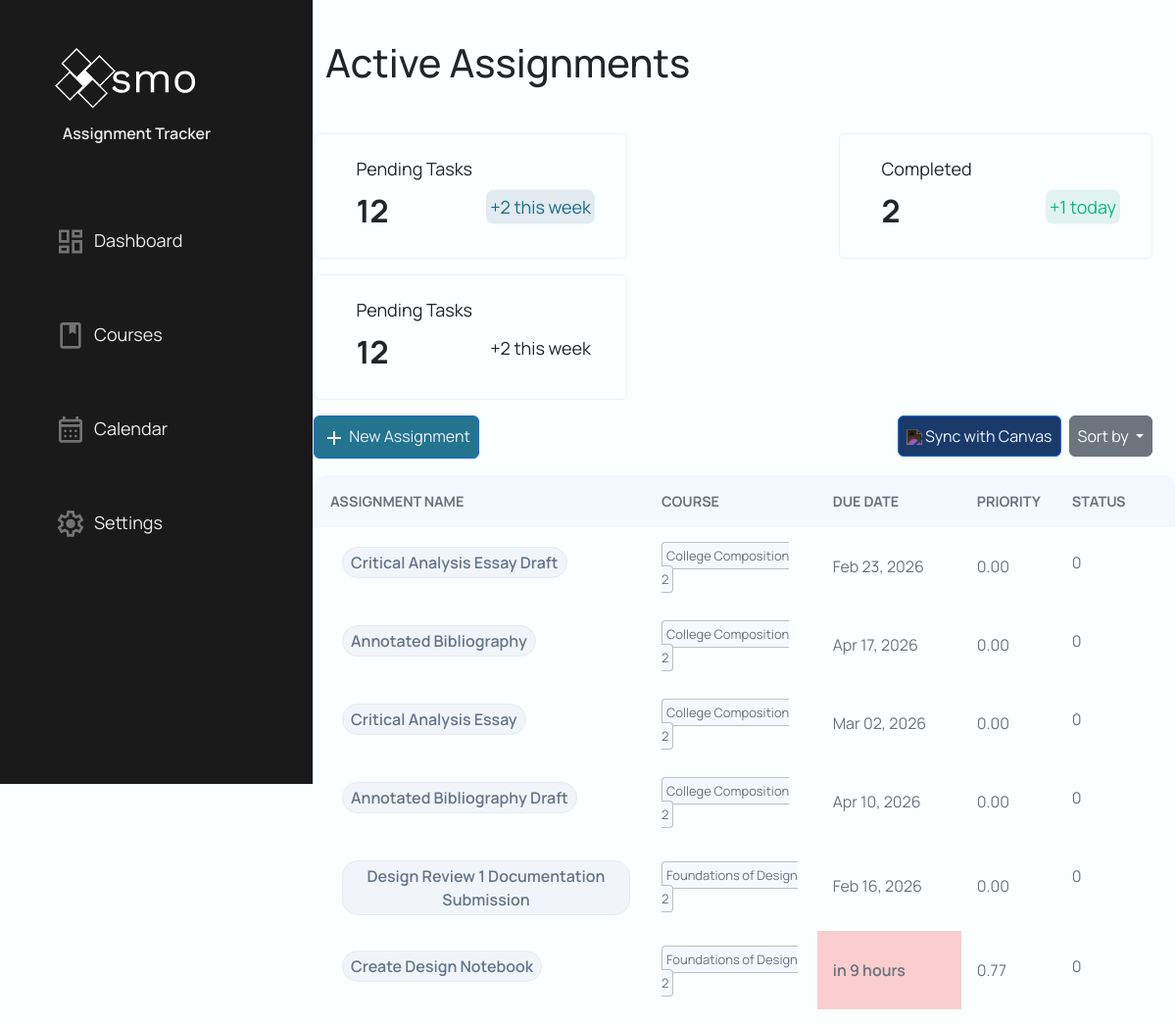
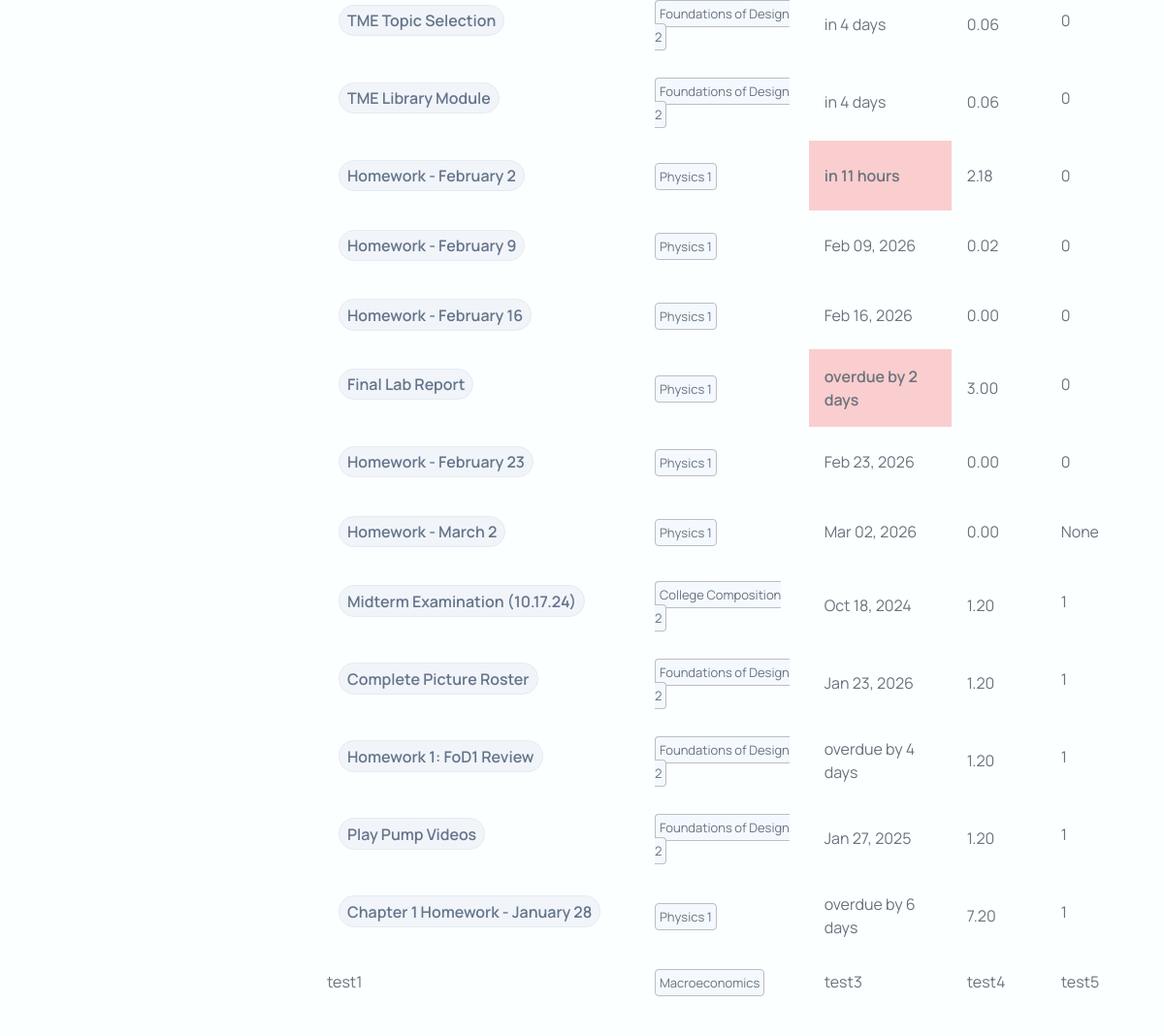
Screenshot of /dashboard/?sort=course (signed in) with the database file from the repository (2 pictures, top to bottom).
### models/assignment.py (models this page shows, shortened)
class Assignment(db.Model):
    __tablename__ = "assignments"
    assignment_id = db.Column("assignment_id", db.Integer, primary_key=True, autoincrement=True)
    user_id = db.Column("user_id", db.Integer, db.ForeignKey("users.user_id"), nullable=False)
    course_id = db.Column("course_id", db.Integer, db.ForeignKey("courses.course_id"), nullable=False)
    course = db.relationship("Course", back_populates="assignments", foreign_keys="Assignment.course_id")
    title = db.Column("title", db.Text, nullable=False)
    description = db.Column("description", db.Text, nullable=True)
    due = db.Column("due", db.Text, nullable=False)        # ISO-8601 text datetime recommended
    status = db.Column("status", db.Integer, nullable=True)  # 0/1 or enum-like int
    created = db.Column("created", db.Text, nullable=True)
    updated = db.Column("updated", db.Text, nullable=True)
    points_possible = db.Column("points_possible", db.Integer, nullable=True)
    score = db.Column("score", db.Float, nullable=True)  # Actual score achieved
    canvas_assignment_id = db.Column("canvas_assignment_id", db.Integer, nullable=True)
    workflow_state = db.Column("workflow_state", db.Text, nullable=True)
    unlock_at = db.Column("unlock_at", db.Text, nullable=True)
    html_url = db.Column("html_url", db.Text, nullable=True)
    submission_type = db.Column("submission_type", db.Text, nullable=True)
    canvas_base_url = db.Column("canvas_base_url", db.Text, nullable=True)
    last_canvas_sync = db.Column("last_canvas_sync", db.Text, nullable=True)
    effort = db.Column("effort", db.Integer, nullable=True, default=1) # 1=Low, 2=Med, 3=High
    event_id = db.Column("event_id", db.Text, nullable=True)

### models/courses.py (models this page shows, shortened)
class Course(db.Model):
    __tablename__ = "courses"
    assignments = db.relationship("Assignment",
                                  back_populates="course",
                                  foreign_keys="Assignment.course_id",
                                  primaryjoin = "Course.course_id == Assignment.course_id"
                                  )
    course_id = db.Column(
        "course_id",
        db.Integer,
        primary_key=True,
        autoincrement=True
    )
    user_id = db.Column(
        "user_id",
        db.Integer,
        db.ForeignKey("users.user_id"),
        nullable=False
    )
    course_name = db.Column(
        "course_name",
        db.Text,
        nullable=False
    )
    course_code = db.Column(
        "course_code",
        db.Text,
        nullable=False
    )
    canvas_course_id = db.Column(
        "canvas_course_id",
        db.Integer,
        nullable=True
    )
    workflow_state = db.Column(
        "workflow_state",
        db.Text,
        nullable=True
    )
    time_zone = db.Column(
        "time_zone",
        db.Text,
        nullable=True
    )
    end_at = db.Column(
        "end_at",
        db.Text,
        nullable=False
    )
    last_sync = db.Column(
        "last_sync",
        db.Text,
        nullable=True
    )
    canvas_base_url = db.Column(
        "canvas_base_url",
        db.Text,
        nullable=True
    )
    weight = db.Column(
        "weight",
        db.Float,
        default=1.0,
        nullable=False
    )

### Website/MainPage/mainPage.py (the view)
@mainPage_bp.route("/dashboard/", methods=["POST", "GET"])
@login_required
def dashboard():
    user_id = current_user.user_id
    assignmentRepo = AssignmentRepo()
    courseRepo = CourseRepo()
    userRepo = UserRepo()
    deleteForm = DeleteAssignment()
    assignmentForm = AssignmentCreateForm().updateCourseSelect(courseRepo.getAllCoursesById(user_id))
    editAssignmentForm = EditAssignmentForm()
    checkForm = CheckForm()
    sort_key = (request.args.get("sort"))
    if sort_key is None:
        sort_key = "due"
    else:
        sort_key = sort_key.strip().lower()
    SORT_MAP = {
    "course"      : assignmentRepo.get_SortedByName_Assignment,
    "due"       : assignmentRepo.get_SortedByDue_Assignment,
    "points"    : assignmentRepo.get_SortedByPoints_Assignment,
    "priority"  : assignmentRepo.getAllAssignmentById # Sort manually after calculation
    }
    assignments = SORT_MAP.get(sort_key, assignmentRepo.getAllAssignmentById)(user_id)
    scoring_service = ScoringService(user_id)
    for assignment in assignments:
        assignment.priority_score = scoring_service.calculate_score(assignment, assignment.course)
        assignment.due_display, assignment.due_hour = format_due_display(assignment.due)
    if sort_key == "priority":
        assignments.sort(key=lambda x: x.priority_score, reverse=True)
    if deleteForm.validate_on_submit:
        print(f"Assignment ID: {deleteForm.assignment_id.data}")
    completed = userRepo.getComplete(user_id)
    return render_template("dashboard.html",
                        completed=completed,
                        assignments=assignments,
                        deleteForm=deleteForm,
                        assignmentForm=assignmentForm,
                        editForm=editAssignmentForm,
                        checkForm=checkForm)

### Website/MainPage/templates/dashboard.html (shortened to what this page needs)
{% extends "base.html" %}
{% block content %}
{% block head %}
    <link rel="stylesheet" type="text/css" href="{{ url_for('static', filename='dashboard.css') }}">
    <link rel="stylesheet" type="text/css" href="{{ url_for('static', filename='modal.css') }}">
    <link rel="stylesheet" type="text/css" href="{{ url_for('static', filename='button.css') }}">
    <link rel="stylesheet" type="text/css" href="{{ url_for('static', filename='toast.css') }}">
{%  endblock %}
    <div class="container h-100 w-100">
        <div class="toast-container position-fixed top-0 end-0 p-3">
        </div>
        <div class="col w-100">
            <div class="row">
                <h1>Active Assignments</h1>
            </div>
            <div class="row card-div">
                <div class="card">
                    <p class="card-header1">Pending Tasks</p>
                    <p class="card-number">12</p>
                    <div class="tally">
                        <p class="card-tally-pending">+2 this week</p>
                    </div>
                </div>
                <div class="card">
                    <p class="card-header1">Completed</p>
                    <p class="card-number">{{completed}}</p>
                    <div class="tally">
                        <p class="card-tally-completed">+1 today</p>
                    </div>
                </div>
                <div class="card">
                    <p class="card-header1">Pending Tasks</p>
                    <p class="card-number">12</p>
                    <div class="tally">
                        <p class="card-tally-due">+2 this week</p>
                    </div>
                </div>
            </div>
            <div class="row button-div mt-3 mb-3 w-100">
                <div class="w-auto p-0">
                    <button type="button" class="btn btn-primary btn-create" onclick=showCreateModal()>
                        <img class="create-img" src="{{ url_for('static', filename='/images/navbar/add.svg') }}">
                        New Assignment
                    </button>
                </div>
                <div class="w-auto p-0 ms-auto">
                    <button type="button" class="btn btn-primary" id="sync" onclick=sync()>
                        <img class="btn-icon" src="{{ url_for('static', filename='images/icons/sync1.svg') }}">
                        Sync with Canvas
                    </button>
                </div>
                <div class="w-auto p-0 dropdown">
                    <button class="btn btn-secondary dropdown-toggle" type="button" data-bs-toggle="dropdown" aria-expanded="false">
                        Sort by
                    </button>
                </div>
            </div>
            <div class="row table-div">
                <table class="assignment-table">
                    <tr>
                        <th>Assignment Name</th>
                        <th>Course</th>
                        <th>Due Date</th>
                        <th>Priority</th>
                        <th>Status</th>
                    </tr>
                    {% for assignment in assignments %}
                        <tr class="table-row">
                            <td class="title d-flex align-items-center">
                                <form method="POST" action="/dashboard/assignments/{{ assignment.assignment_id }}/complete" class="d-flex align-items-center m-0 p-0 complete-form">
                                </form>
                                <button
                                    class="btn-name"
                                    onclick=showEditModal(this)
                                    data-assignment-id="{{assignment.assignment_id}}"
                                    data-canvas-id="{{assignment.canvas_assignment_id}}"
                                    data-assignment-name="{{assignment.title}}"
                                    data-assignment-desc="{{assignment.description}}"
                                    data-effort="{{assignment.effort}}"
                                    data-url="{{assignment.html_url}}">
                                    {{assignment.title}}
                                </button>
                            </td>
                            <td><a class="course-name">{{assignment.course.course_name}}</a></td>
                                {% if assignment.due_hour is none %}
                                    <td>{{assignment.due_display}}</td>
                                {% elif assignment.due_hour == "overdue" and assignment.status != 1 %}
                                    <td class="due-24">{{assignment.due_display}}</td>
                                {% elif assignment.due_hour is string %}
                                    <td>{{assignment.due_display}}</td>
                                {% elif assignment.due_hour < 24 %}
                                    <td class="due-24">{{assignment.due_display}}</td>
                                {% elif assignment.due_hour < 72 %}
                                    <td class="due-72">{{assignment.due_display}}</td>
                                {% else %}
                                    <td>{{assignment.due_display}}</td>
                                {% endif %}
                            <td class="priority">{{"%.2f"|format(assignment.priority_score)}}</td>
                            <td class="status d-flex align-items-center">
                                {{assignment.status}}
                            </td>
                        </tr>
                    </div>
                    {% endfor %}
                    <tr>
                        <td>test1</td>
                        <td><a class="course-name">Macroeconomics</a></td>
                        <td>test3</td>
                        <td>test4</td>
                        <td>test5</td>
                    </tr>
{% endblock %}

### rows the page displays
Assignment: title "Critical Analysis Essay Draft", course.course_name "College Composition 2", due_display "Feb 23, 2026", priority_score "0.00", status "0"
Assignment: title "Annotated Bibliography", course.course_name "College Composition 2", due_display "Apr 17, 2026", priority_score "0.00", status "0"
Assignment: title "Critical Analysis Essay", course.course_name "College Composition 2", due_display "Mar 02, 2026", priority_score "0.00", status "0"
Assignment: title "Annotated Bibliography Draft", course.course_name "College Composition 2", due_display "Apr 10, 2026", priority_score "0.00", status "0"
Assignment: title "Design Review 1 Documentation Submission", course.course_name "Foundations of Design 2", due_display "Feb 16, 2026", priority_score "0.00", status "0"
Assignment: title "Create Design Notebook", course.course_name "Foundations of Design 2", due_display "in 9 hours", priority_score "0.77", status "0"
Assignment: title "TME Topic Selection", course.course_name "Foundations of Design 2", due_display "in 4 days", priority_score "0.06", status "0"
Assignment: title "TME Library Module", course.course_name "Foundations of Design 2", due_display "in 4 days", priority_score "0.06", status "0"
Assignment: title "Homework - February 2", course.course_name "Physics 1", due_display "in 11 hours", priority_score "2.18", status "0"
Assignment: title "Homework - February 9", course.course_name "Physics 1", due_display "Feb 09, 2026", priority_score "0.02", status "0"
Assignment: title "Homework - February 16", course.course_name "Physics 1", due_display "Feb 16, 2026", priority_score "0.00", status "0"
Assignment: title "Final Lab Report", course.course_name "Physics 1", due_display "overdue by 2 days", priority_score "3.00", status "0"
Assignment: title "Homework - February 23", course.course_name "Physics 1", due_display "Feb 23, 2026", priority_score "0.00", status "0"
Assignment: title "Homework - March 2", course.course_name "Physics 1", due_display "Mar 02, 2026", priority_score "0.00", status "None"
Assignment: title "Midterm Examination (10.17.24)", course.course_name "College Composition 2", due_display "Oct 18, 2024", priority_score "1.20", status "1"
Assignment: title "Complete Picture Roster", course.course_name "Foundations of Design 2", due_display "Jan 23, 2026", priority_score "1.20", status "1"
Assignment: title "Homework 1: FoD1 Review", course.course_name "Foundations of Design 2", due_display "overdue by 4 days", priority_score "1.20", status "1"
Assignment: title "Play Pump Videos", course.course_name "Foundations of Design 2", due_display "Jan 27, 2025", priority_score "1.20", status "1"
Assignment: title "Chapter 1 Homework - January 28", course.course_name "Physics 1", due_display "overdue by 6 days", priority_score "7.20", status "1"

### other values shown
{{ completed }} "2"
